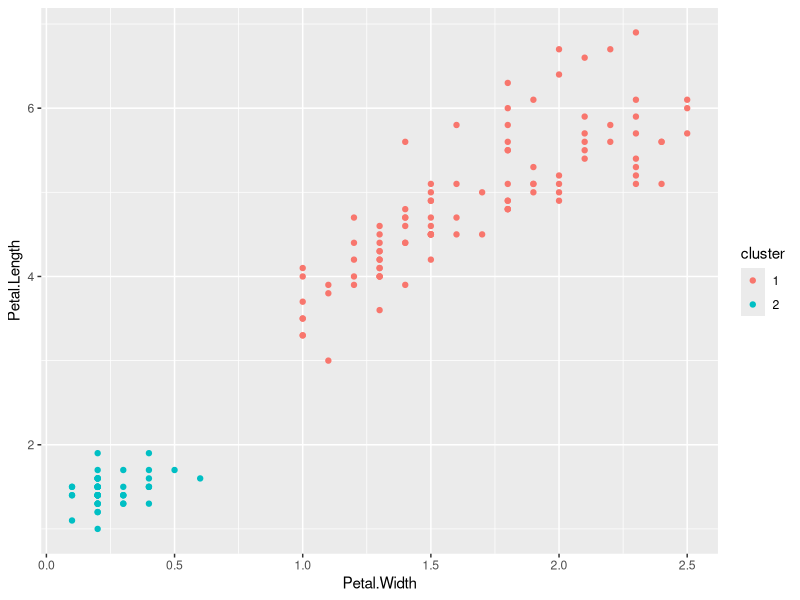
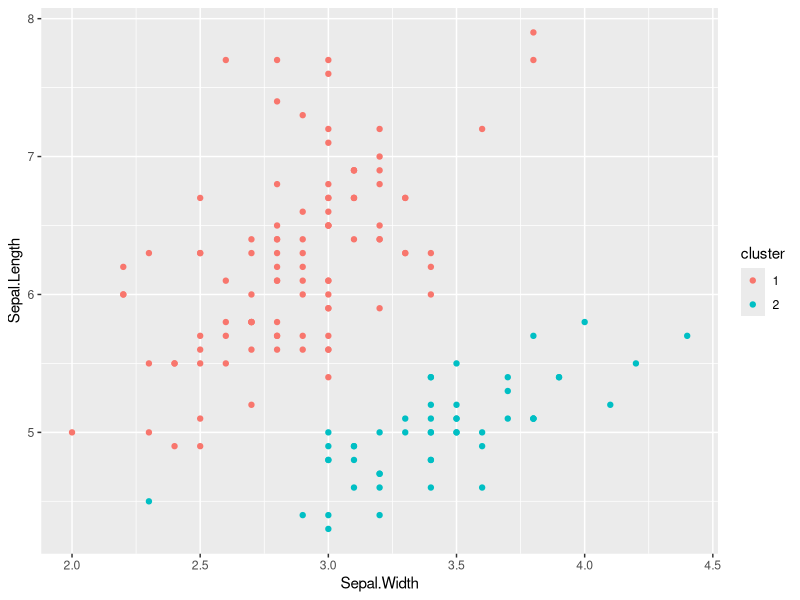
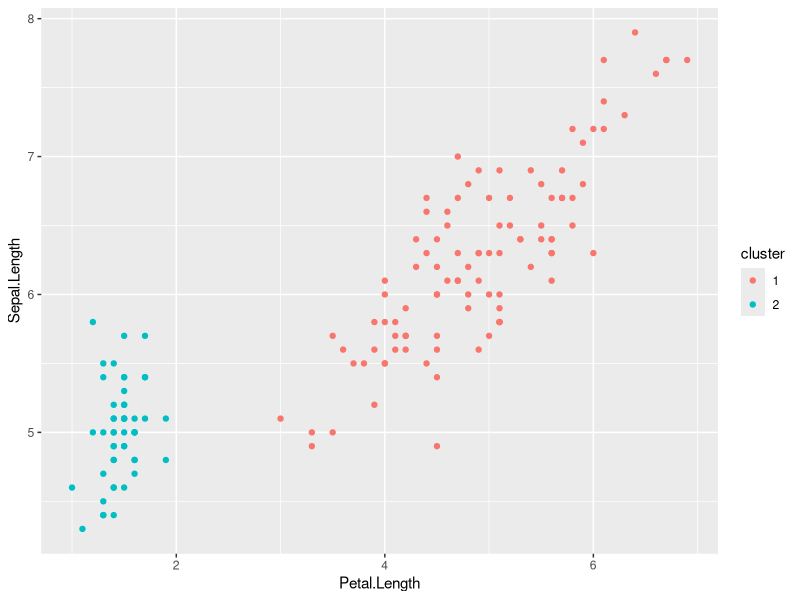
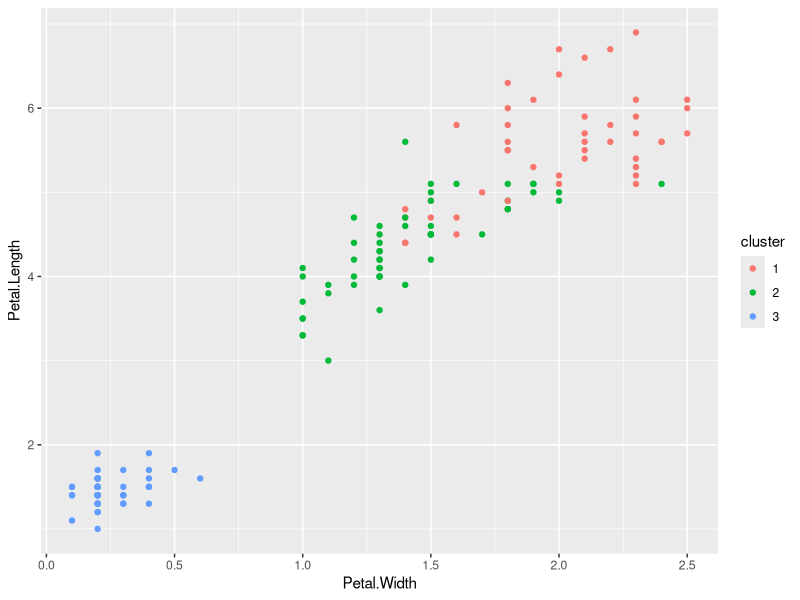
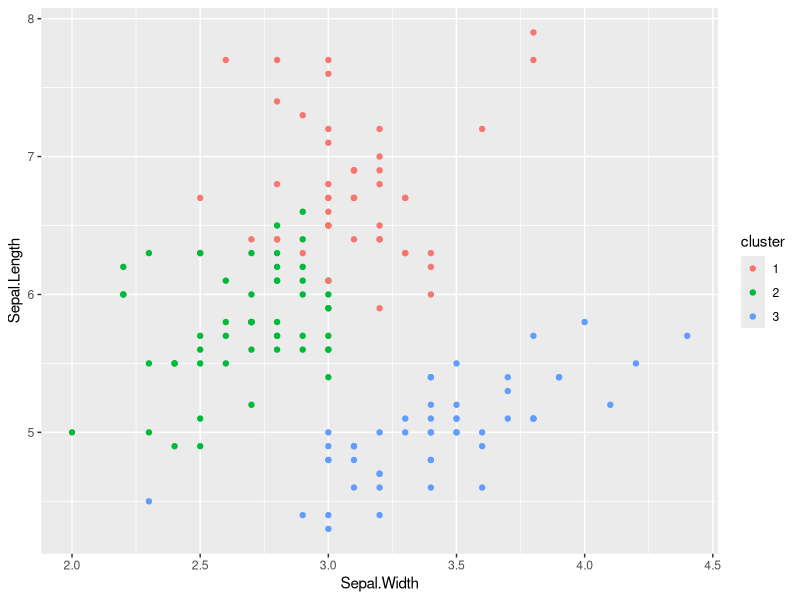
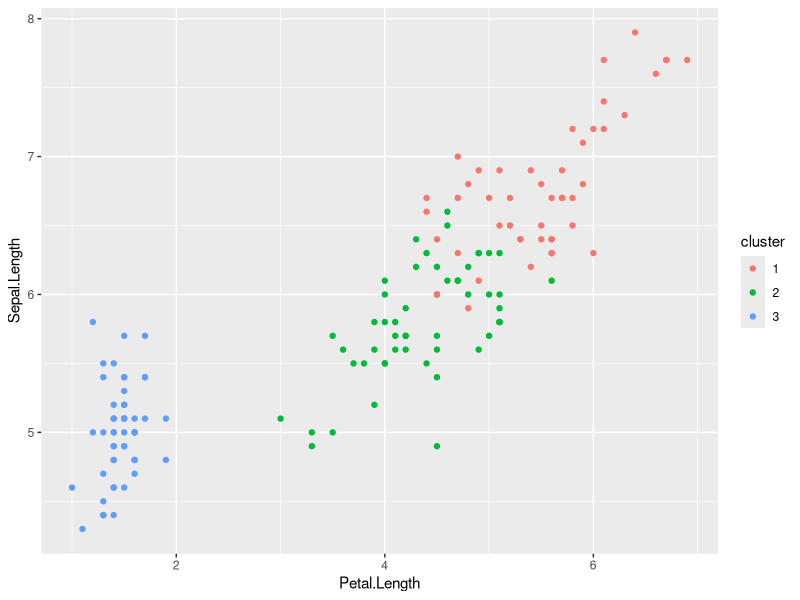

Here is the R script that generated these plots, in order:
library(tidyverse)
library(stats) # for kmeans
library(caret) # for normalizer

# load the data
iris

# convert to a tibble
iris.tibble <- as_tibble(iris)
iris.tibble

# what do our data distributions look like for the measurement variables?
summary(iris.tibble$Sepal.Length)
summary(iris.tibble$Sepal.Width)
summary(iris.tibble$Petal.Length)
summary(iris.tibble$Petal.Width)
sd(iris.tibble$Sepal.Length)
sd(iris.tibble$Sepal.Width)
sd(iris.tibble$Petal.Length)
sd(iris.tibble$Petal.Width)

# pull out just the numeric variables to run our k-means algo against
iris.numeric <- iris.tibble %>%
  select(Sepal.Length, Sepal.Width, Petal.Length, Petal.Width)

# normalize the numeric data
# (we could probably skip this as the variables are of similar scale)
normalizer <- preProcess(iris.numeric,
                         method = c("center", "scale"))

iris.normalized <- predict(normalizer, iris.numeric)

# try running k-means on the normalized numeric data
# (should be OK as our numeric variables are all of similar scale)
set.seed(12345)
km.2 <- kmeans(iris.normalized, 2)

# look at a summary of the results
km.2

# what are the centers of each cluster that our k-means algo has found?
km.2$centers

# what cluster does it put the first few data points in?
head(km.2$cluster)

# add the cluster info to our dataframe
# (as a factor so ggplot will know what to do with it)
iris.numeric$cluster <- as.factor(km.2$cluster)

# visualize the clusters against Petal Size
ggplot(data=iris.numeric) +
  geom_point(mapping = aes(x=Petal.Width, y=Petal.Length, col=cluster))

# visualize the clusters against Sepal Size
ggplot(data=iris.numeric) +
  geom_point(mapping = aes(x=Sepal.Width, y=Sepal.Length, col=cluster))

# Sepal Length vs Petal Length visualization
ggplot(data=iris.numeric) +
  geom_point(mapping = aes(x=Petal.Length, y=Sepal.Length, col=cluster))



# try again, with 3 clusters
set.seed(12345)
km.3 <- kmeans(iris.normalized, 3)

# look at a summary of the results
km.3

# what are the centers of each cluster that our k-means algo has found?
km.3$centers

# what cluster does it put the first few data points in?
head(km.3$cluster)

# add the cluster info to our dataframe
# (as a factor so ggplot will know what to do with it)
iris.numeric$cluster <- as.factor(km.3$cluster)

# visualize the clusters against Petal Size
ggplot(data=iris.numeric) +
  geom_point(mapping = aes(x=Petal.Width, y=Petal.Length, col=cluster))

# visualize the clusters against Sepal Size
ggplot(data=iris.numeric) +
  geom_point(mapping = aes(x=Sepal.Width, y=Sepal.Length, col=cluster))

# Sepal Length vs Petal Length visualization
ggplot(data=iris.numeric) +
  geom_point(mapping = aes(x=Petal.Length, y=Sepal.Length, col=cluster))

# how well do the clusters it has found line up with the actual Species labels?
# (this wasn't explicitly our goal though, as we didn't use the Species labels for clustering)
table(km.3$cluster, iris.tibble$Species)


# TODO try k-means with different numbers of iterations, visualizing the intermediate results after each iteration

# TODO try other algo versions
